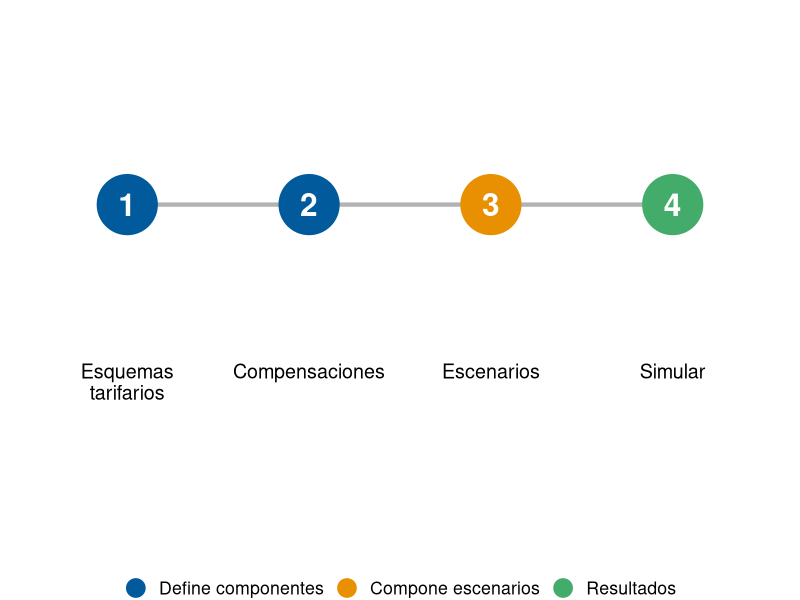
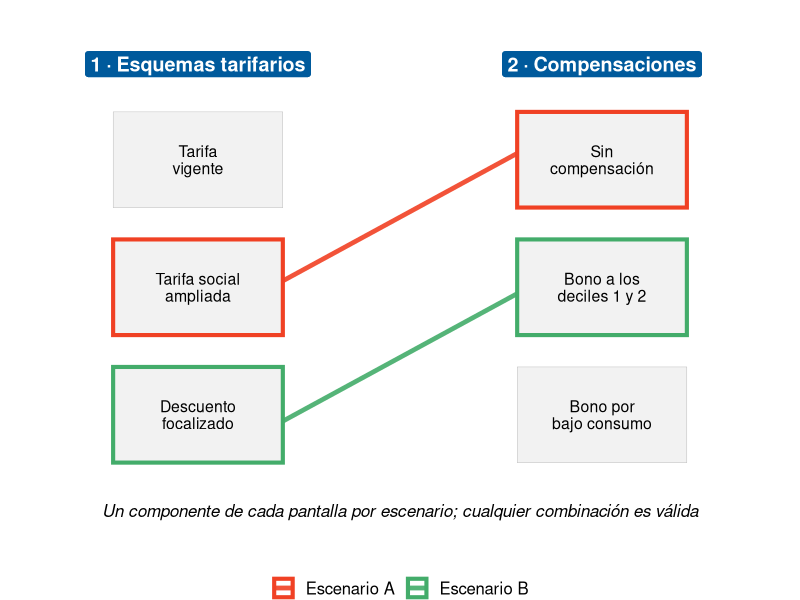

These charts were generated, in order, by the following R code:
# Diagramas de la pestaña «Instructivo» de la app (www/img/).
# Se corre desde la raíz del repo: Rscript data-raw/build_instructivo_img.R
# Los nombres de los componentes del diagrama son ilustrativos.

library(ggplot2)

azul <- "#005A9C"; naranja <- "#e99002"; verde <- "#43ac6a"; rojo <- "#f04124"

guardar <- function(p, archivo, ancho, alto) {
  dir.create("www/img", recursive = TRUE, showWarnings = FALSE)
  ggsave(file.path("www/img", archivo), p, width = ancho, height = alto, dpi = 150, bg = "white")
}

# --- Las cuatro pantallas ---------------------------------------------------------

pantallas <- data.frame(
  n = 1:4,
  nombre = c("Esquemas\ntarifarios", "Compensaciones", "Escenarios", "Simular"),
  tipo = factor(c("Define componentes", "Define componentes", "Compone escenarios", "Resultados"),
                levels = c("Define componentes", "Compone escenarios", "Resultados"))
)

p_pantallas <- ggplot(pantallas, aes(n, 0)) +
  annotate("segment", x = 1, xend = 4, y = 0, yend = 0, colour = "grey70", linewidth = 1.5) +
  geom_point(aes(colour = tipo), size = 20) +
  geom_text(aes(label = n), colour = "white", size = 8, fontface = "bold") +
  geom_text(aes(y = -0.4, label = nombre), size = 5, lineheight = 0.9, vjust = 1) +
  scale_colour_manual(values = c(azul, naranja, verde), name = NULL) +
  scale_x_continuous(limits = c(0.5, 4.5)) +
  scale_y_continuous(limits = c(-0.85, 0.45)) +
  guides(colour = guide_legend(override.aes = list(size = 6))) +
  theme_void(base_size = 16) +
  theme(legend.position = "bottom")
guardar(p_pantallas, "pantallas.png", 9, 3.2)

# --- Cómo se arma un escenario ------------------------------------------------------

comp <- data.frame(
  pantalla = rep(1:2, times = c(3, 3)),
  etiqueta = c("Tarifa\nvigente", "Tarifa social\nampliada", "Descuento\nfocalizado",
               "Sin\ncompensación", "Bono a los\ndeciles 1 y 2", "Bono por\nbajo consumo")
)
comp$k <- ave(comp$pantalla, comp$pantalla, FUN = seq_along)
comp$y <- 4 - comp$k

titulos <- data.frame(pantalla = 1:2, texto = c("1 · Esquemas tarifarios", "2 · Compensaciones"))

esc <- data.frame(escenario = rep(c("Escenario A", "Escenario B"), each = 2),
                  pantalla = rep(1:2, 2), k = c(2, 1, 3, 2))
esc <- merge(esc, comp, by = c("pantalla", "k"))
esc <- esc[order(esc$escenario, esc$pantalla), ]
seg <- do.call(rbind, lapply(split(esc, esc$escenario), \(d) data.frame(
  escenario = d$escenario[1], x = d$pantalla[1], y = d$y[1], xend = d$pantalla[2], yend = d$y[2])))
seg$off <- ifelse(seg$escenario == "Escenario A", 0.05, -0.05)

p_escenario <- ggplot() +
  geom_tile(data = comp, aes(pantalla, y), width = 0.42, height = 0.75, fill = "grey95", colour = "grey60") +
  geom_segment(data = seg, aes(x = x + 0.21, xend = xend - 0.21, y = y + off, yend = yend + off,
                               colour = escenario), linewidth = 1.6, alpha = 0.9) +
  geom_tile(data = esc, aes(pantalla, y, colour = escenario), width = 0.42, height = 0.75,
            fill = NA, linewidth = 1.4) +
  geom_text(data = comp, aes(pantalla, y, label = etiqueta), size = 4, lineheight = 0.9) +
  geom_label(data = titulos, aes(pantalla, 3.75, label = texto), fill = azul, colour = "white",
             size = 5, fontface = "bold") +
  annotate("text", x = 1.5, y = 0.25, size = 4.3, fontface = "italic",
           label = "Un componente de cada pantalla por escenario; cualquier combinación es válida") +
  scale_colour_manual(values = c("Escenario A" = rojo, "Escenario B" = verde), name = NULL) +
  scale_x_continuous(limits = c(0.6, 2.4)) +
  scale_y_continuous(limits = c(0, 4.05)) +
  theme_void(base_size = 15) +
  theme(legend.position = "bottom")
guardar(p_escenario, "escenario.png", 9, 5.2)
